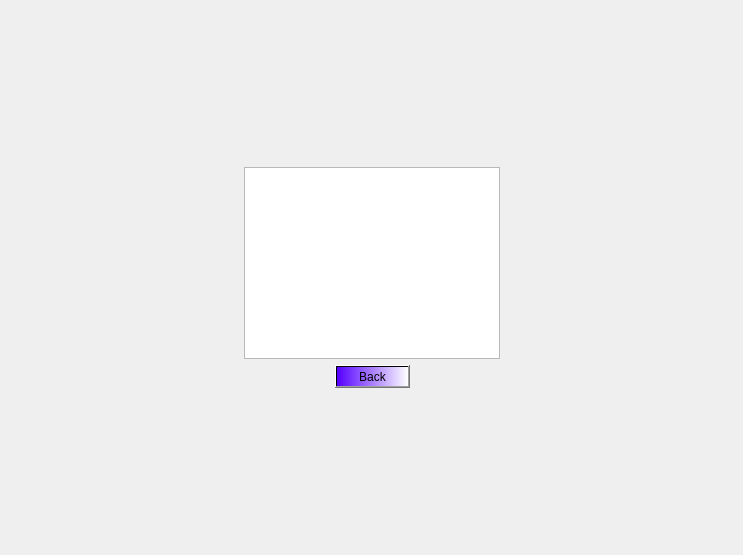
<?xml version="1.0" encoding="UTF-8"?>
<ui version="4.0">
 <class>MiniStatement</class>
 <widget class="QDialog" name="MiniStatement">
  <property name="geometry">
   <rect>
    <x>0</x>
    <y>0</y>
    <width>743</width>
    <height>555</height>
   </rect>
  </property>
  <property name="windowTitle">
   <string>Mini Statement</string>
  </property>
  <layout class="QGridLayout" name="gridLayout">
   <item row="0" column="1">
    <spacer name="verticalSpacer">
     <property name="orientation">
      <enum>Qt::Vertical</enum>
     </property>
     <property name="sizeHint" stdset="0">
      <size>
       <width>20</width>
       <height>141</height>
      </size>
     </property>
    </spacer>
   </item>
   <item row="1" column="0">
    <spacer name="horizontalSpacer_3">
     <property name="orientation">
      <enum>Qt::Horizontal</enum>
     </property>
     <property name="sizeHint" stdset="0">
      <size>
       <width>222</width>
       <height>20</height>
      </size>
     </property>
    </spacer>
   </item>
   <item row="1" column="1">
    <layout class="QVBoxLayout" name="verticalLayout">
     <item>
      <widget class="QListView" name="listView"/>
     </item>
     <item>
      <layout class="QHBoxLayout" name="horizontalLayout">
       <item>
        <spacer name="horizontalSpacer">
         <property name="orientation">
          <enum>Qt::Horizontal</enum>
         </property>
         <property name="sizeHint" stdset="0">
          <size>
           <width>40</width>
           <height>20</height>
          </size>
         </property>
        </spacer>
       </item>
       <item>
        <widget class="QPushButton" name="pushButton_back">
         <property name="styleSheet">
          <string notr="true">background-color: qlineargradient(spread:pad, x1:0, y1:0, x2:1, y2:0, stop:0 rgba(85, 0, 255, 255), stop:1 rgba(255, 255, 255, 255));
color: rgb(0, 0, 0);
font: 15pt &quot;Times New Roman&quot;;</string>
         </property>
         <property name="text">
          <string>Back</string>
         </property>
        </widget>
       </item>
       <item>
        <spacer name="horizontalSpacer_2">
         <property name="orientation">
          <enum>Qt::Horizontal</enum>
         </property>
         <property name="sizeHint" stdset="0">
          <size>
           <width>40</width>
           <height>20</height>
          </size>
         </property>
        </spacer>
       </item>
      </layout>
     </item>
    </layout>
   </item>
   <item row="1" column="2">
    <spacer name="horizontalSpacer_4">
     <property name="orientation">
      <enum>Qt::Horizontal</enum>
     </property>
     <property name="sizeHint" stdset="0">
      <size>
       <width>221</width>
       <height>20</height>
      </size>
     </property>
    </spacer>
   </item>
   <item row="2" column="1">
    <spacer name="verticalSpacer_2">
     <property name="orientation">
      <enum>Qt::Vertical</enum>
     </property>
     <property name="sizeHint" stdset="0">
      <size>
       <width>20</width>
       <height>141</height>
      </size>
     </property>
    </spacer>
   </item>
  </layout>
 </widget>
 <resources/>
 <connections/>
</ui>
